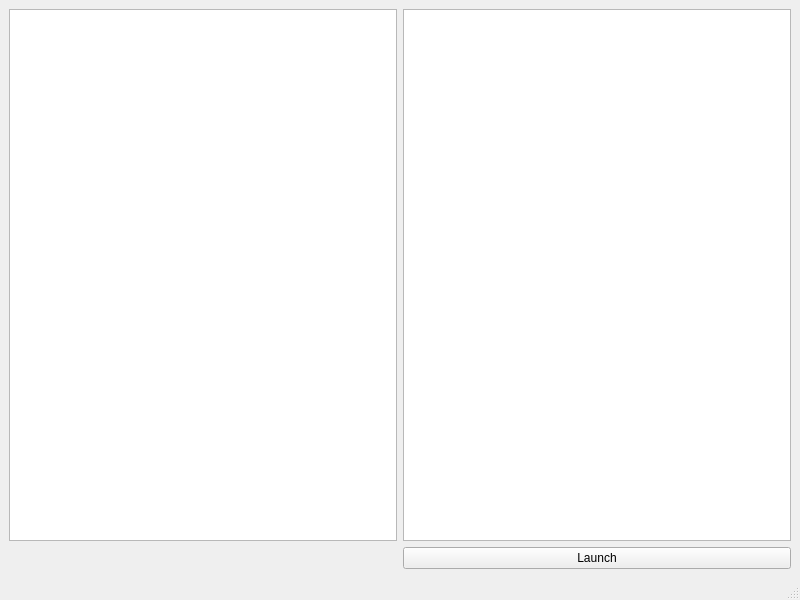
<?xml version="1.0" encoding="UTF-8"?>
<ui version="4.0">
 <class>MainWindow</class>
 <widget class="QMainWindow" name="MainWindow">
  <property name="geometry">
   <rect>
    <x>0</x>
    <y>0</y>
    <width>800</width>
    <height>600</height>
   </rect>
  </property>
  <property name="windowTitle">
   <string>MainWindow</string>
  </property>
  <widget class="QWidget" name="centralwidget">
   <layout class="QGridLayout" name="gridLayout">
    <item row="0" column="0">
     <widget class="QTreeView" name="fileViews"/>
    </item>
    <item row="1" column="2">
     <widget class="QPushButton" name="execute">
      <property name="text">
       <string>Launch</string>
      </property>
     </widget>
    </item>
    <item row="0" column="2">
     <widget class="QTextEdit" name="readme"/>
    </item>
   </layout>
  </widget>
  <widget class="QMenuBar" name="menubar">
   <property name="geometry">
    <rect>
     <x>0</x>
     <y>0</y>
     <width>800</width>
     <height>24</height>
    </rect>
   </property>
  </widget>
  <widget class="QStatusBar" name="statusbar"/>
 </widget>
 <resources/>
 <connections/>
</ui>
